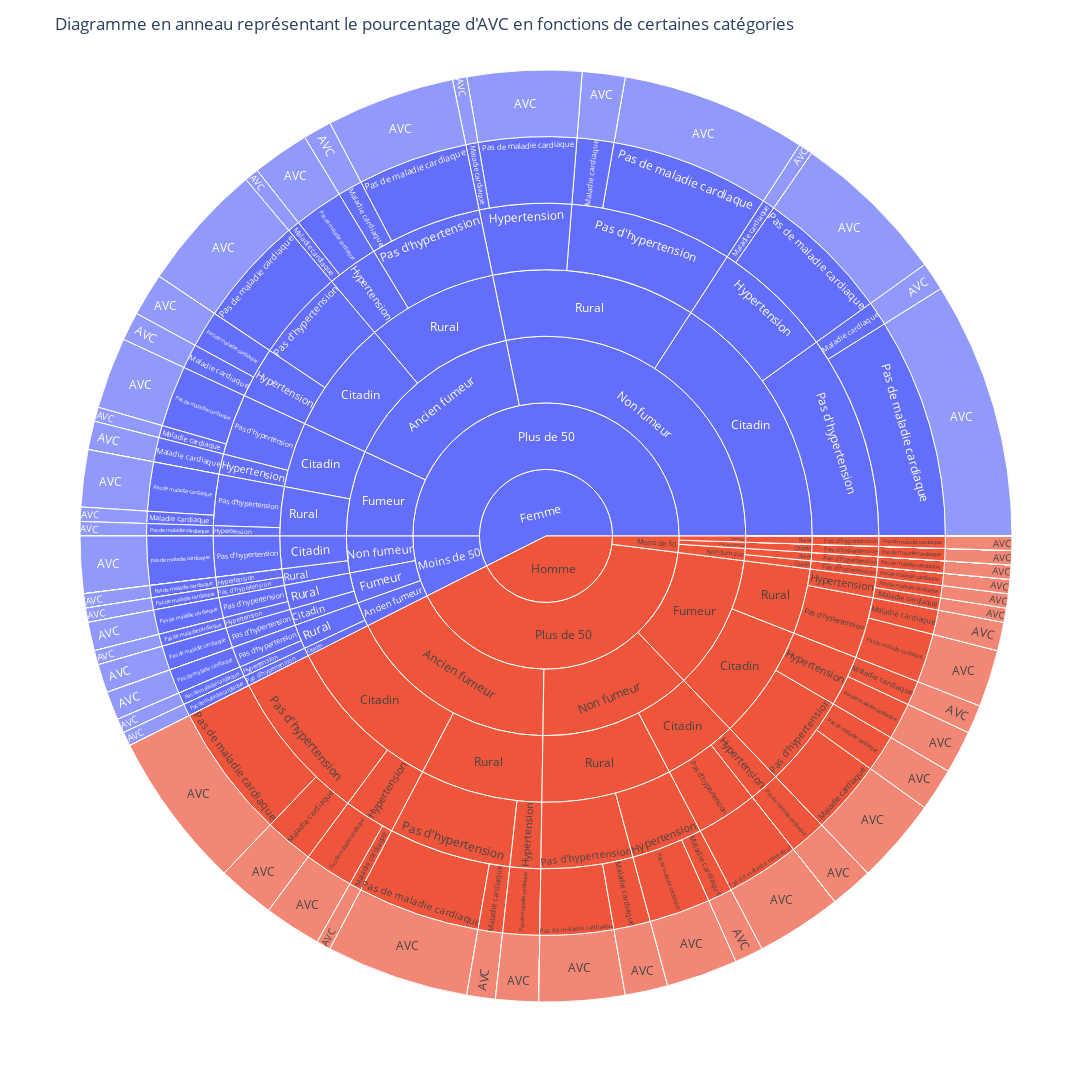

Source (notebook cell):
### Code cell
df = pd.read_csv("healthcare-dataset-stroke-data.csv")
id = df[df["gender"] == "Other"].index
df = df.drop(id)

id2 = df[df["smoking_status"] == "Unknown"].index
df = df.drop(id2)
# On regroupe les colonnes par ce que l'on souhaite faire avec en renommant les variables
def map_values(column, mapping, default='Unknown'):
    return column.map(lambda x: mapping.get(x, default))

# Définition des fonctions de mapping
hypertension_mapping = {0: 'Pas d\'hypertension', 1: 'Hypertension'}
heart_disease_mapping = {0: 'Pas de maladie cardiaque', 1: 'Maladie cardiaque'}
stroke_mapping = {0: 'Pas d\'AVC', 1: 'AVC'}
residence_type_mapping = {'Urban': 'Citadin', 'Rural': 'Rural'}
gender_mapping = {'Male': 'Homme', 'Female': 'Femme', 'Other': 'Autre'}
smoking_status_mapping = {'formerly smoked': 'Ancien fumeur', 'never smoked': 'Non fumeur', 'smokes': 'Fumeur'}

# On effectue chaque mapping à chaque colonne
df['gender'] = map_values(df['gender'], gender_mapping)
df['hypertension'] = map_values(df['hypertension'], hypertension_mapping)
df['heart_disease'] = map_values(df['heart_disease'], heart_disease_mapping)
df['stroke'] = map_values(df['stroke'], stroke_mapping)
df['smoking_status'] = map_values(df['smoking_status'], smoking_status_mapping)
df['Residence_type'] = map_values(df['Residence_type'], residence_type_mapping)

# On décide de couper la population en deux : les plus ou moins de 50 ans
df['age_group'] = pd.cut(df['age'], bins=[0, 50, float('inf')], labels=['Moins de 50', 'Plus de 50'])

# On les regroupe et on compte les individus par catégorie
grouped = df.groupby(['gender', 'age_group', 'smoking_status', 'Residence_type', 'hypertension', 'heart_disease', 'stroke']).size().reset_index(name='count')

# On calcule les pourcentage dans le dernier cercle
total_strokes = grouped[grouped['stroke'] == 'AVC']['count'].sum()
grouped['percentage'] = grouped.apply(lambda row: (row['count'] / total_strokes) * 100 if row['stroke'] == 'AVC' else None, axis=1)


fig = px.sunburst(grouped, path=['gender', 'age_group', 'smoking_status', 'Residence_type', 'hypertension', 'heart_disease', 'stroke'], values='percentage')

fig.update_layout(
    title="Diagramme en anneau représentant le pourcentage d'AVC en fonctions de certaines catégories",
    width=1400,  
    height=1400   
)

fig.show()

### Figure 1 — Plotly figure (JSON) as saved in the notebook; plotly's stock layout.template omitted (floating-point values rounded to 4 significant figures; data arrays with more than 128 entries replaced by an {"elided": "..."} marker saying what was removed)
{"data": [{"branchvalues": "total", "domain": {"x": [0, 1], "y": [0, 1]}, "hovertemplate": "labels=%{label}<br>percentage=%{value}<br>parent=%{parent}<br>id=%{id}<extra></extra>", "ids": {"elided": "378 str values"}, "labels": {"elided": "378 str values"}, "name": "", "parents": {"elided": "378 str values"}, "type": "sunburst", "values": {"elided": "378 float values"}}], "layout": {"height": 1400, "legend": {"tracegroupgap": 0}, "margin": {"t": 60}, "title": {"text": "Diagramme en anneau représentant le pourcentage d'AVC en fonctions de certaines catégories"}, "width": 1400}}
